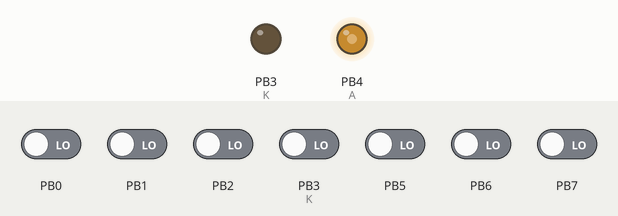
The program below on a simulated ATtiny45, built with avr-gcc and emulated at 0.128 MHz. Parts: output pins drawn as LEDs (lit = HIGH). The test bench sets the inputs (shaded band); at power-on: PB0–2, PB3 (K), PB5–7 LOW. Sleep ends after the set time or at an interrupt.

Above: at 1.2 s.
1.3 s: PB3 (K) driven HIGH
At 5.0 s:
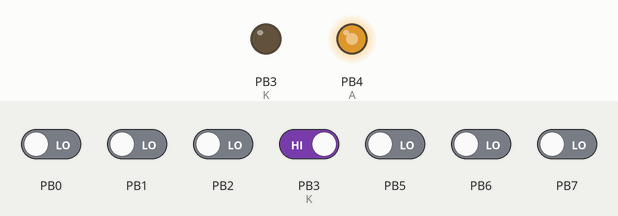
7.3 s: PB3 (K) driven LOW
At 8.6 s:
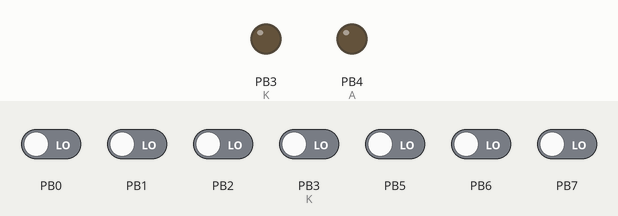
Timing chart, 0 to 10.3 s (numbered marks = the images above; inputs shaded):
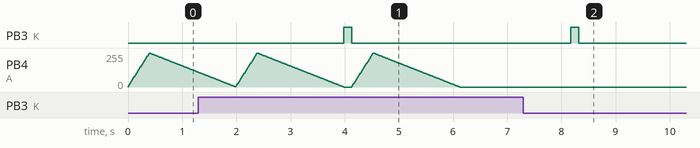

The program:

main.c
```c
#include <avr/io.h>
#include <avr/interrupt.h>
#include <avr/sleep.h>
#include <avr/wdt.h>
#include <util/delay.h>

#include "firefly.h"

#define DDR DDRB
#define PIN PINB
#define PORT PORTB
#define A PB4 // OC1B
#define K PB3
#define DSCHG 150

static inline uint8_t dark(void) {
	uint8_t result;
	PORT &= ~(1<<A);
	PORT |= 1<<K;
	_delay_ms(1);
	DDR &= ~(1<<K);
	PORT &= ~(1<<K);
	_delay_ms(DSCHG);
	result = (PIN&(1<<K)) != 0;
	DDR |= 1<<K;
	PORT &= ~(1<<K);
	return result;
}

/*
static inline void blink(uint8_t count) {
	while (count--) {
		uint8_t i;
		for (i = 0; i < 200; ++i) {
			PORT |= 1<<A;
			_delay_us(100);
			PORT &= ~(1<<A);
			_delay_us(100);
		}
		PORT &= ~(1<<A);
		if (i != 199) {
			_delay_ms(160);
		}
	}
}
*/

void play(void) {
	register uint8_t i = 0, d = 0;
	// init timer
	GTCCR = 1<<PWM1B|1<<COM1B1|0<<COM1B0; // set OC1B at compare match
	TCCR1 = 1<<CS10; // enable, clk/1
	while ((d = pgm_read_byte(&firefly[i++]))) {
		uint8_t n;
		OCR1B = d;
		for (n = 0; n < 5; ++n) {
			// poll compare match
			// TODO: sleep/interrupt
			while(!(TIFR&1<<TOV1));
			TIFR &= 1<<TOV1;
		}
	}
	// disable timer
	TCCR1 = 0;
}

void wdt_init(void) __attribute__((naked)) __attribute__((section(".init3")));
void wdt_init(void) {
	MCUSR = 0;
	wdt_disable();
}

ISR(WDT_vect, ISR_NAKED) {
	reti();
}

int main(void) {
	uint8_t i = 0;
	PRR = 1<<PRTIM1|1<<PRTIM0|1<<PRUSI|1<<PRADC;
	DDR = 1<<A|1<<K;
	sei();
	play();
	play();
	while (1) {
		WDTCR = 1<<WDIE|1<<WDP3|0<<WDP2|0<<WDP1|1<<WDP0; // 8s
		if (!i) {
			if (dark()) {
				PRR &= ~(1<<PRTIM1);
				play();
				PRR |= 1<<PRTIM1;
				WDTCR = 1<<WDIE|0<<WDP3|1<<WDP2|1<<WDP1|1<<WDP0; // 8s
			} else {
				i = 7;
			}
		} else {
			--i;
		}
		set_sleep_mode(SLEEP_MODE_PWR_DOWN);
		sleep_mode();
	}
	return 0;
}
```

firefly.h
```c
#ifndef FIREFLY_H
#define FIREFLY_H

#include <avr/pgmspace.h>

// firefly_data.csv[2:triangle round]
prog_uint8_t const firefly[] = {
      6, // #
     13, // ###
     19, // #####
     26, // ######
     32, // ########
     38, // ##########
     45, // ############
     51, // #############
     57, // ###############
     64, // #################
     70, // ##################
     77, // ####################
     83, // ######################
     89, // #######################
     96, // #########################
    102, // ###########################
    108, // ############################
    115, // ##############################
    121, // ################################
    128, // ##################################
    134, // ###################################
    140, // #####################################
    147, // #######################################
    153, // ########################################
    159, // ##########################################
    166, // ############################################
    172, // #############################################
    179, // ###############################################
    185, // #################################################
    191, // ##################################################
    198, // ####################################################
    204, // ######################################################
    210, // ########################################################
    217, // #########################################################
    223, // ###########################################################
    230, // #############################################################
    236, // ##############################################################
    242, // ################################################################
    249, // ##################################################################
    255, // ####################################################################
    253, // ###################################################################
    252, // ###################################################################
    250, // ##################################################################
    249, // ##################################################################
    247, // #################################################################
    245, // #################################################################
    244, // #################################################################
    242, // ################################################################
    241, // ################################################################
    239, // ###############################################################
    237, // ###############################################################
    236, // ##############################################################
    234, // ##############################################################
    233, // ##############################################################
    231, // #############################################################
    230, // #############################################################
    228, // ############################################################
    226, // ############################################################
    225, // ############################################################
    223, // ###########################################################
    222, // ###########################################################
    220, // ##########################################################
    218, // ##########################################################
    217, // #########################################################
    215, // #########################################################
    214, // #########################################################
    212, // ########################################################
    210, // ########################################################
    209, // #######################################################
    207, // #######################################################
    206, // ######################################################
    204, // ######################################################
    202, // #####################################################
    201, // #####################################################
    199, // #####################################################
    198, // ####################################################
    196, // ####################################################
    194, // ###################################################
    193, // ###################################################
    191, // ##################################################
    190, // ##################################################
    188, // ##################################################
    186, // #################################################
    185, // #################################################
    183, // ################################################
    182, // ################################################
    180, // ################################################
    179, // ###############################################
    177, // ###############################################
    175, // ##############################################
    174, // ##############################################
    172, // #############################################
    171, // #############################################
    169, // #############################################
    167, // ############################################
    166, // ############################################
    164, // ###########################################
    163, // ###########################################
    161, // ##########################################
    159, // ##########################################
    158, // ##########################################
    156, // #########################################
    155, // #########################################
    153, // ########################################
    151, // ########################################
    150, // ########################################
    148, // #######################################
    147, // #######################################
    145, // ######################################
    143, // ######################################
    142, // #####################################
    140, // #####################################
    139, // #####################################
    137, // ####################################
    135, // ####################################
    134, // ###################################
    132, // ###################################
    131, // ##################################
    129, // ##################################
    128, // ##################################
    126, // #################################
    124, // #################################
    123, // ################################
    121, // ################################
    120, // ################################
    118, // ###############################
    116, // ##############################
    115, // ##############################
    113, // ##############################
    112, // #############################
    110, // #############################
    108, // ############################
    107, // ############################
    105, // ############################
    104, // ###########################
    102, // ###########################
    100, // ##########################
     99, // ##########################
     97, // #########################
     96, // #########################
     94, // #########################
     92, // ########################
     91, // ########################
     89, // #######################
     88, // #######################
     86, // ######################
     84, // ######################
     83, // ######################
     81, // #####################
     80, // #####################
     78, // ####################
     77, // ####################
     75, // ####################
     73, // ###################
     72, // ###################
     70, // ##################
     69, // ##################
     67, // #################
     65, // #################
     64, // #################
     62, // ################
     61, // ################
     59, // ###############
     57, // ###############
     56, // ##############
     54, // ##############
     53, // ##############
     51, // #############
     49, // #############
     48, // ############
     46, // ############
     45, // ############
     43, // ###########
     41, // ##########
     40, // ##########
     38, // ##########
     37, // #########
     35, // #########
     33, // ########
     32, // ########
     30, // ########
     29, // #######
     27, // #######
     26, // ######
     24, // ######
     22, // #####
     21, // #####
     19, // #####
     18, // ####
     16, // ####
     14, // ###
     13, // ###
     11, // ##
     10, // ##
      8, // ##
      6, // #
      5, // #
      3, //
      2, //
      0, //
};

#endif // FIREFLY_H
```

Measured:
- after the input at 7.3 s, PB3 (K): goes on until 8.3 s, then stays LOW; PB4 (A): stops changing and stays 0/255
